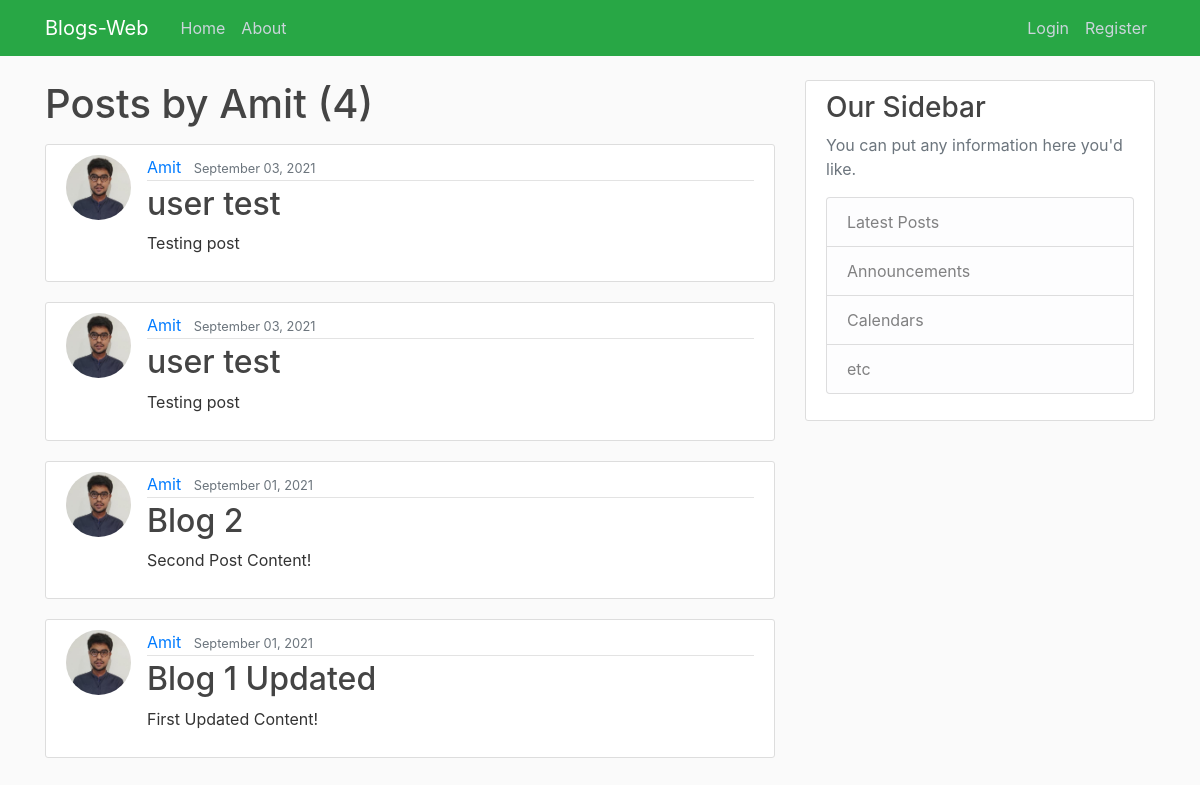
Before: /user/Amit with the older database file.
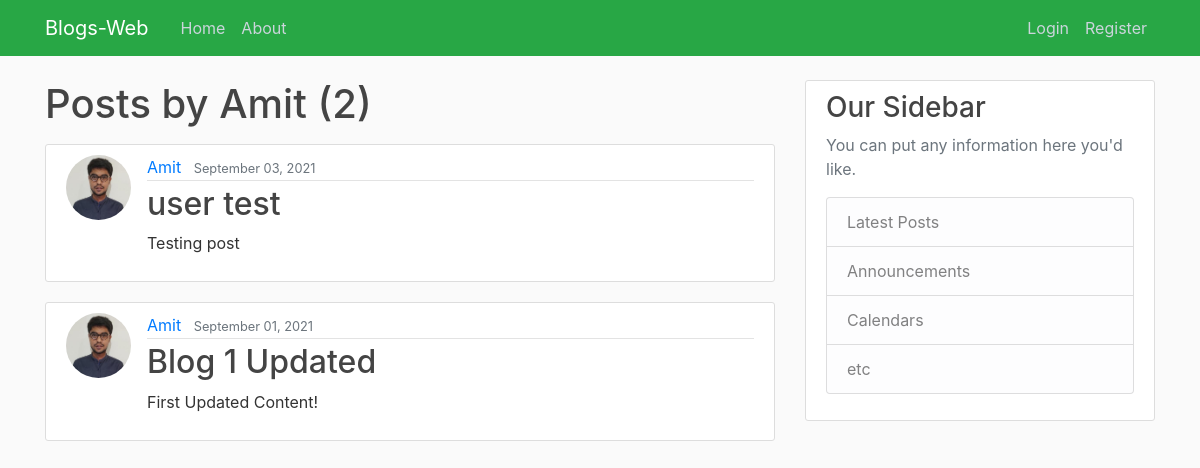
After: the same page with the newer database file.
### blog/models.py (models this page shows, shortened)
class Post(models.Model):
    title = models.CharField(max_length=100)
    content = models.TextField()
    date_posted = models.DateTimeField(default=timezone.now)
    author = models.ForeignKey(User, on_delete=models.CASCADE)

### users/models.py (models this page shows, shortened)
class Profile(models.Model):
    user = models.OneToOneField(User, on_delete=models.CASCADE)
    image = models.ImageField(default='default.jpg', upload_to='profile_pics')

### blog/views.py (the view)
# urls.py: path('user/<str:username>', UserPostListView.as_view(), name='user-posts'),
class UserPostListView(ListView):
    model = Post
    template_name = 'blog/user_posts.html'
    context_object_name = 'posts'
    paginate_by = 5
    def get_queryset(self):
        user = get_object_or_404(User, username=self.kwargs.get('username'))
        return Post.objects.filter(author=user).order_by('-date_posted')

### blog/templates/blog/user_posts.html (shortened to what this page needs)
{% extends "blog/base.html" %}
{% block content %}
    <h1 class="mb-3" >Posts by {{ view.kwargs.username }} ({{ page_obj.paginator.count }})</h1>
    {% for post in posts %}
        <article class="media content-section">
            <img class="rounded-circle article-img" src="{{ post.author.profile.image.url }}" >
            <div class="media-body">
            <div class="article-metadata">
                <a class="mr-2" href="{% url 'user-posts' post.author.username %}">{{ post.author }}</a>
                <small class="text-muted">{{ post.date_posted|date:"F d, Y" }}</small>
            </div>
            <h2><a class="article-title" href="{% url 'post-detail' post.id %}">{{ post.title }}</a></h2>
            <p class="article-content">{{ post.content }}</p>
            </div>
        </article>
    {% endfor %}
{% endblock content %}

Changed rows visible on the page:
removed Post: author.profile.image (picture), author "Amit", date_posted "September 03, 2021", title "user test", content "Testing post"
removed Post: author.profile.image (picture), author "Amit", date_posted "September 01, 2021", title "Blog 2", content "Second Post Content!"
Other visible differences:
{{ page_obj.paginator.count }}: "4" → "2"
